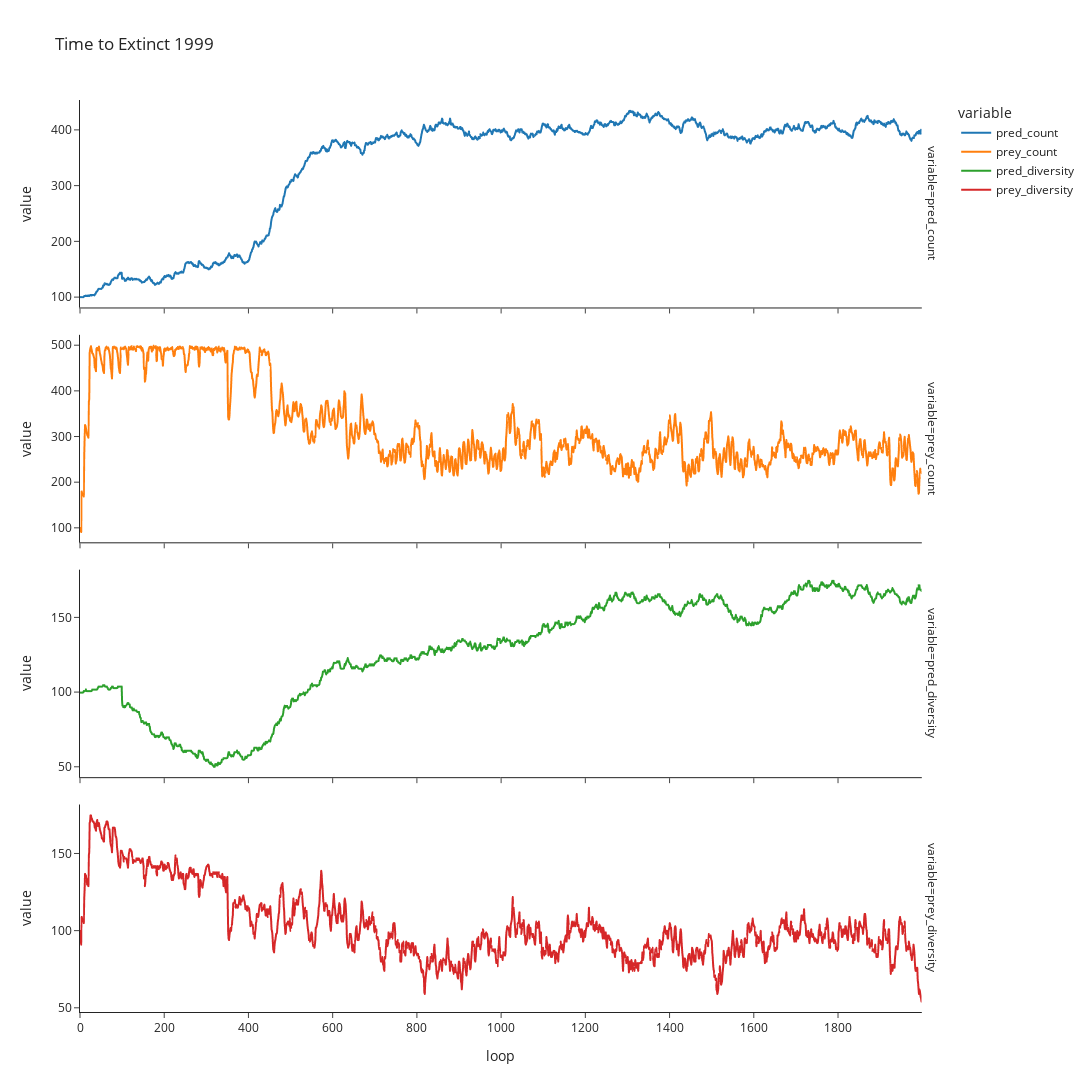

This figure's notebook cell:
### Code cell
df.head()
plt_df = df.melt(id_vars = 'loop',value_vars=['pred_count','prey_count','pred_diversity','prey_diversity'])
fig = px.line(plt_df,x='loop',y='value',color='variable',facet_row = 'variable',width = 1400,height=1400,title = 'Time to Extinct '+ str(df.loop.max()),
              template = 'simple_white')
fig.update_layout(hovermode="x unified")
fig.update_yaxes(matches=None)
fig.show()

### Figure 1 — Plotly figure (JSON) as saved in the notebook; plotly's stock layout.template omitted (floating-point values rounded to 4 significant figures; data arrays with more than 128 entries replaced by an {"elided": "..."} marker saying what was removed)
{"data": [{"hovertemplate": "variable=pred_count<br>loop=%{x}<br>value=%{y}<extra></extra>", "legendgroup": "pred_count", "line": {"color": "#1F77B4", "dash": "solid"}, "marker": {"symbol": "circle"}, "mode": "lines", "name": "pred_count", "showlegend": true, "type": "scattergl", "x": {"elided": "2000 int values"}, "xaxis": "x4", "y": {"elided": "2000 int values"}, "yaxis": "y4"}, {"hovertemplate": "variable=prey_count<br>loop=%{x}<br>value=%{y}<extra></extra>", "legendgroup": "prey_count", "line": {"color": "#FF7F0E", "dash": "solid"}, "marker": {"symbol": "circle"}, "mode": "lines", "name": "prey_count", "showlegend": true, "type": "scattergl", "x": {"elided": "2000 int values"}, "xaxis": "x3", "y": {"elided": "2000 int values"}, "yaxis": "y3"}, {"hovertemplate": "variable=pred_diversity<br>loop=%{x}<br>value=%{y}<extra></extra>", "legendgroup": "pred_diversity", "line": {"color": "#2CA02C", "dash": "solid"}, "marker": {"symbol": "circle"}, "mode": "lines", "name": "pred_diversity", "showlegend": true, "type": "scattergl", "x": {"elided": "2000 int values"}, "xaxis": "x2", "y": {"elided": "2000 int values"}, "yaxis": "y2"}, {"hovertemplate": "variable=prey_diversity<br>loop=%{x}<br>value=%{y}<extra></extra>", "legendgroup": "prey_diversity", "line": {"color": "#D62728", "dash": "solid"}, "marker": {"symbol": "circle"}, "mode": "lines", "name": "prey_diversity", "showlegend": true, "type": "scattergl", "x": {"elided": "2000 int values"}, "xaxis": "x", "y": {"elided": "2000 int values"}, "yaxis": "y"}], "layout": {"annotations": [{"font": {}, "showarrow": false, "text": "variable=prey_diversity", "textangle": 90, "x": 0.98, "xanchor": "left", "xref": "paper", "y": 0.1138, "yanchor": "middle", "yref": "paper"}, {"font": {}, "showarrow": false, "text": "variable=pred_diversity", "textangle": 90, "x": 0.98, "xanchor": "left", "xref": "paper", "y": 0.3712, "yanchor": "middle", "yref": "paper"}, {"font": {}, "showarrow": false, "text": "variable=prey_count", "textangle": 90, "x": 0.98, "xanchor": "left", "xref": "paper", "y": 0.6288, "yanchor": "middle", "yref": "paper"}, {"font": {}, "showarrow": false, "text": "variable=pred_count", "textangle": 90, "x": 0.98, "xanchor": "left", "xref": "paper", "y": 0.8862, "yanchor": "middle", "yref": "paper"}], "height": 1400, "hovermode": "x unified", "legend": {"title": {"text": "variable"}, "tracegroupgap": 0}, "title": {"text": "Time to Extinct 1999"}, "width": 1400, "xaxis": {"anchor": "y", "domain": [0, 0.98], "title": {"text": "loop"}}, "xaxis2": {"anchor": "y2", "domain": [0, 0.98], "matches": "x", "showticklabels": false}, "xaxis3": {"anchor": "y3", "domain": [0, 0.98], "matches": "x", "showticklabels": false}, "xaxis4": {"anchor": "y4", "domain": [0, 0.98], "matches": "x", "showticklabels": false}, "yaxis": {"anchor": "x", "domain": [0, 0.2275], "title": {"text": "value"}}, "yaxis2": {"anchor": "x2", "domain": [0.2575, 0.485], "title": {"text": "value"}}, "yaxis3": {"anchor": "x3", "domain": [0.515, 0.7425], "title": {"text": "value"}}, "yaxis4": {"anchor": "x4", "domain": [0.7725, 1], "title": {"text": "value"}}}}
